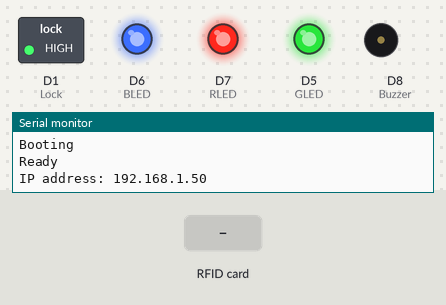
This sketch was run on a simulated ESP8266 (NodeMCU). Shown: switched loads named in the sketch (green lamp = pin HIGH), output pins drawn as LEDs (lit = HIGH), buzzer (waves = sounding, pin HIGH), the last lines printed to the serial monitor. Inputs (shaded band) come from the test bench. WiFi joins after 1.5 s; servers stay silent unless stated; uploads are accepted with an empty reply.

Above: at 2.7 s.
2.8 s: RFID card 5E 7A 19 C4 held to the reader
At 4.8 s:
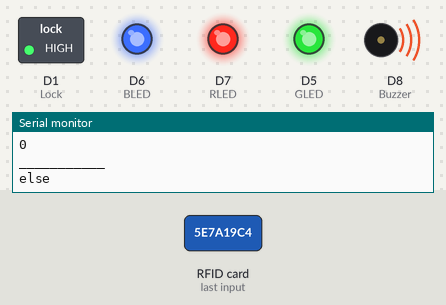
At 6.4 s:
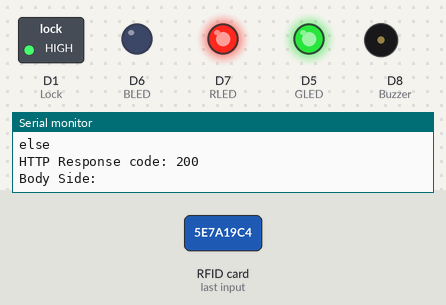
Timing chart, 0 to 7.9 s (numbered marks = the images above; inputs shaded):
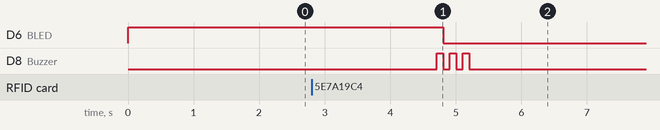

Measured:
- after the input at 2.8 s, D6 (BLED): HIGH → LOW after 2.0 s; D8 (Buzzer): alternates HIGH for 0.10 s and LOW for 0.10 s, 6 changes in all, then stays LOW, starting after 1.9 s

The sketch:

ota_rdm_locker_v1.0.ino
```cpp
#define GLED   D5
#define BLED   D6
#define RLED   D7
#define Buzzer D8
#define Lock   D1
bool cnn;


String data,ipadd;
#include <rdm6300.h>
#define RDM6300_RX_PIN 4 // read the SoftwareSerial doc above! may need to change this pin to 10...
Rdm6300 rdm6300;


#include <ESP8266WiFi.h>
#include <ESP8266mDNS.h>
#include <WiFiUdp.h>
#include <ArduinoOTA.h>


#include <ESP8266WiFi.h>
#include <ESP8266HTTPClient.h>
#include <WiFiClient.h>
#include <ArduinoJson.h>


#ifndef STASSID
#define STASSID "jimmy"
#define STAPSK  "neways007"
#endif


String payload ;
const char* serverName = "http://10.100.93.11/super_home/json/data-information-pi/select";


const char* ssid = STASSID;
const char* password = STAPSK;

void setup() {

  pinMode(GLED, OUTPUT);

  pinMode(RLED, OUTPUT);


  pinMode(BLED, OUTPUT);

  pinMode(Buzzer, OUTPUT);

  pinMode(Lock, OUTPUT);

//intially all pin are off
  digitalWrite(GLED, HIGH);
  digitalWrite(BLED, HIGH);
  digitalWrite(RLED, HIGH);
  digitalWrite(Buzzer, LOW);
  digitalWrite(Lock, HIGH);

  rdm6300.begin(RDM6300_RX_PIN);

  Serial.println("\nPlace RFID tag near the rdm6300...");


  Serial.begin(115200);
  Serial.println("Booting");
  WiFi.mode(WIFI_STA);
  WiFi.begin(ssid, password);
  while (WiFi.waitForConnectResult() != WL_CONNECTED) {
    Serial.println("Connection Failed! Rebooting...");
    delay(5000);
    ESP.restart();
  }

   ArduinoOTA.setPassword("jimmy007");


  ArduinoOTA.onStart([]() {
    String type;
    if (ArduinoOTA.getCommand() == U_FLASH) {
      type = "sketch";
    } else { // U_FS
      type = "filesystem";
    }

    // NOTE: if updating FS this would be the place to unmount FS using FS.end()
    Serial.println("Start updating " + type);
  });
  ArduinoOTA.onEnd([]() {
    Serial.println("\nEnd");
  });
  ArduinoOTA.onProgress([](unsigned int progress, unsigned int total) {
    Serial.printf("Progress: %u%%\r", (progress / (total / 100)));
  });
  ArduinoOTA.onError([](ota_error_t error) {
    Serial.printf("Error[%u]: ", error);
    if (error == OTA_AUTH_ERROR) {
      Serial.println("Auth Failed");
    } else if (error == OTA_BEGIN_ERROR) {
      Serial.println("Begin Failed");
    } else if (error == OTA_CONNECT_ERROR) {
      Serial.println("Connect Failed");
    } else if (error == OTA_RECEIVE_ERROR) {
      Serial.println("Receive Failed");
    } else if (error == OTA_END_ERROR) {
      Serial.println("End Failed");
    }
  });
  ArduinoOTA.begin();
  Serial.println("Ready");
  Serial.print("IP address: ");

  Serial.println(WiFi.localIP());
}

void loop() {
  ArduinoOTA.handle();

    if (rdm6300.update())
 {
  data="000";
  data+=String(rdm6300.get_tag_id(), DEC);
   rdm6300.end();
   rdm6300.begin(RDM6300_RX_PIN);

  Serial.println(data);
  database();


 }
 delay(1000);


}
```

database.ino
```cpp
void database()
{


  {

    if (WiFi.status() == WL_CONNECTED) {
      if (cnn == false)
      {
        ipadd = "D12";
        cnn = true;
      }
      WiFiClient client;
      HTTPClient http;
      http.useHTTP10(true);
   http.begin(client, serverName);
      http.addHeader("Content-Type", "application/x-www-form-urlencoded");
      String httpRequestData = "card_number=";
      httpRequestData += data;
      httpRequestData += "&device=";
      httpRequestData += ipadd;
      http.addHeader("authorization", "api_pi_12345678!@#$%^&*");
      int httpResponseCode = http.POST(httpRequestData);
      if (httpResponseCode == 200)
      {


        DynamicJsonDocument DeSerial(2048);
        deserializeJson(DeSerial, http.getStream());
        const char* tmp = DeSerial["name"];
        const char* image = DeSerial["image"];
        const char* message = DeSerial["message"];
        const char* branch_name = DeSerial["branch_name"];
        const char* branch_id = DeSerial["branch_id"];
        const bool member_status = DeSerial["member_status"];
        const char* room = DeSerial["room"];
        const size_t CAPACITY = JSON_ARRAY_SIZE(7);
        Serial.println("___________");
        Serial.println(tmp);
        Serial.println(image);
        Serial.println(message);
        Serial.println(branch_name);
        Serial.println(branch_id);
        Serial.println(member_status);
        Serial.println(room);
        Serial.println("___________");

        if (member_status) {
          Serial.println("if");
          digitalWrite(Buzzer, HIGH);
          digitalWrite(Lock, LOW);
          delay(100);
          digitalWrite(Buzzer, LOW);

          digitalWrite(GLED, LOW);
          digitalWrite(BLED, HIGH);
          digitalWrite(RLED, HIGH);
          Serial.println("OK");
          delay(3000);
          digitalWrite(Lock, HIGH);
          digitalWrite(GLED, HIGH);
          digitalWrite(BLED, LOW);
          digitalWrite(RLED, HIGH);
        } else {

          Serial.println("else");
          digitalWrite(Buzzer, HIGH);
          digitalWrite(GLED, HIGH);
          digitalWrite(BLED, HIGH);
          digitalWrite(RLED, HIGH);
          delay(100);

          digitalWrite(Buzzer, LOW);
          digitalWrite(GLED, HIGH);
          digitalWrite(BLED, LOW);
          digitalWrite(RLED, HIGH);
          delay(100);

          digitalWrite(Buzzer, HIGH);
          delay(100);
          digitalWrite(Buzzer, LOW);
          delay(100);
          digitalWrite(Buzzer, HIGH);
          delay(100);
          digitalWrite(Buzzer, LOW);
          digitalWrite(GLED, HIGH);
          digitalWrite(BLED, LOW);
          digitalWrite(RLED, HIGH);
        }
        Serial.print("HTTP Response code: ");
        Serial.println(httpResponseCode);
        Serial.print("Body Side: ");
//        Serial.println(payload);
        String status = "";

      }


      else
      {

        Serial.println("Your are not registered");

        digitalWrite(Lock, HIGH);
        digitalWrite(Buzzer, HIGH);

        digitalWrite(GLED, HIGH);
        digitalWrite(BLED, HIGH);
        digitalWrite(RLED, LOW);


        delay(1000);


        digitalWrite(GLED, HIGH);
        digitalWrite(BLED, HIGH);
        digitalWrite(RLED, HIGH);


        delay(100);


        digitalWrite(GLED, HIGH);
        digitalWrite(BLED, HIGH);
        digitalWrite(RLED, LOW);


        delay(100);

        digitalWrite(GLED, HIGH);
        digitalWrite(BLED, LOW);
        digitalWrite(RLED, HIGH);

      }

      digitalWrite(Buzzer, LOW);
      // Free resources
      http.end();
    }
    else {
      cnn = false;
      Serial.println("WiFi Disconnected");

      digitalWrite(GLED, HIGH);
      digitalWrite(BLED, HIGH);
      digitalWrite(RLED, LOW);
    }

  }


}
```
